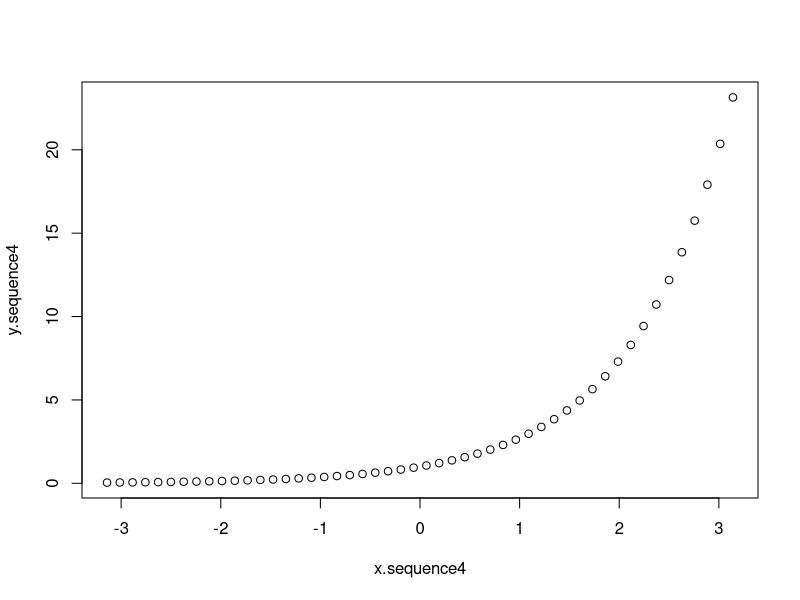
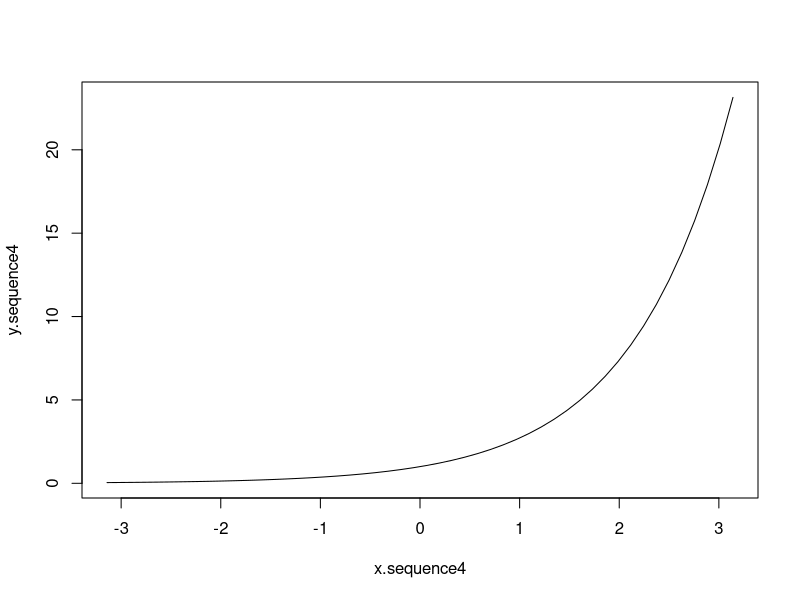
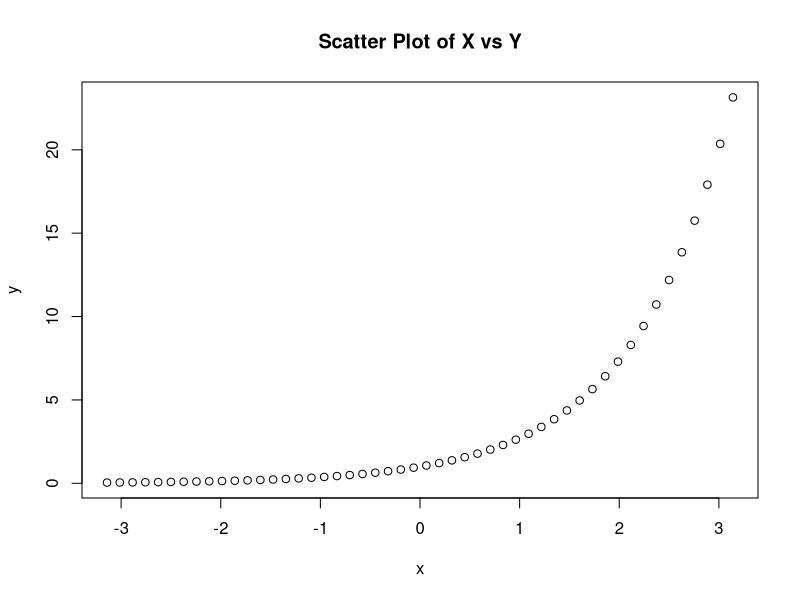
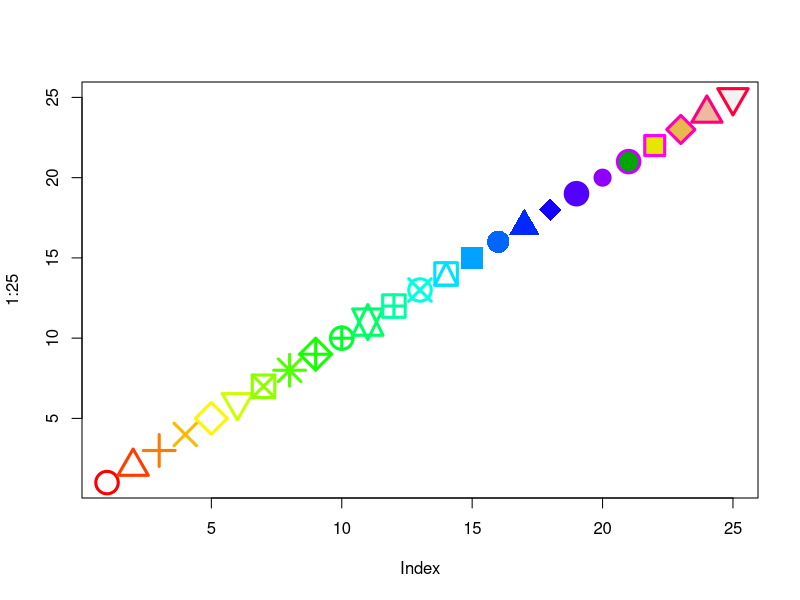
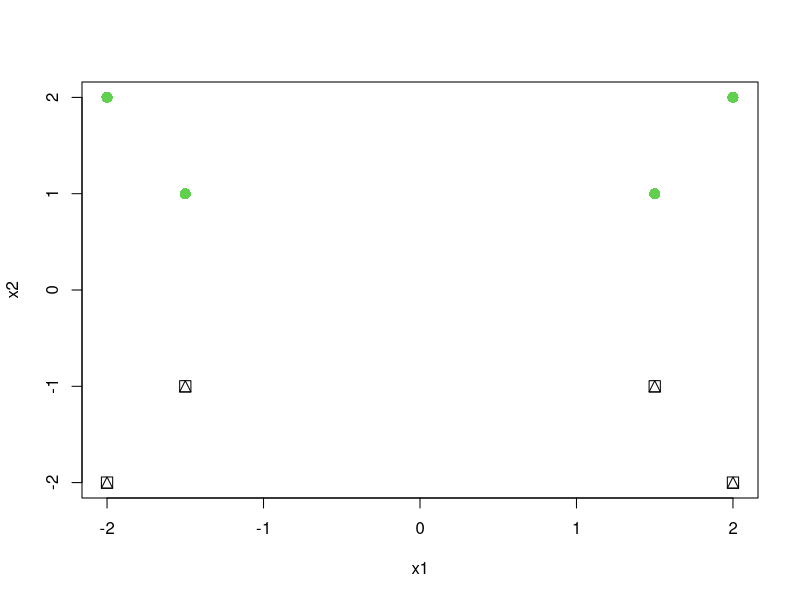
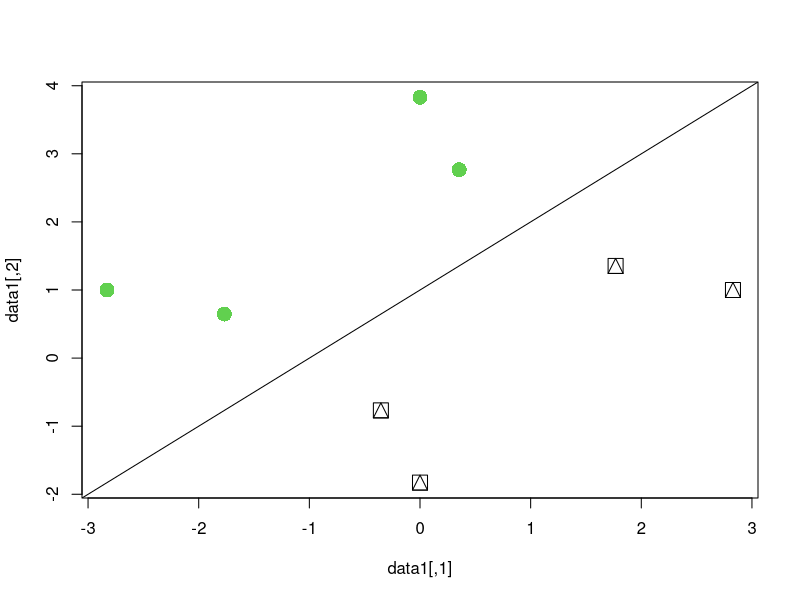

Recreate these plots in R, in order.
# -------------------------------------------------------------------
# Purpose: Practical: Basic R Commands for Data Processing (Part 1)
# Author : Liew How Hui (2022)
# Reference: http://faculty.marshall.usc.edu/gareth-james/ISL/Chapter%202%20Lab.txt
# License: BSD-3
# Software: R 3.6 & R 4.x
# Duration: 1 hour
# -------------------------------------------------------------------

# -------------------------------------------------------------------
#  Getting familiar with the Basic R and R Studio
# -------------------------------------------------------------------

# 1. Basic R (for fast startup and lower memory comsumption)
#
#    Download link: https://cran.r-project.org/
#
#    It supports Windows, MacOS and Linux, download the software
#    related to your computer.

# 2. RStudio (for a computer with more than 8 Gig RAM and fast CPU
#
#    Donwload link: https://www.rstudio.com/products/rstudio/download/
#
#    Get the "RStudio Desktop"

# -------------------------------------------------------------------
#  Practical: Very Basic Programming Notations
# -------------------------------------------------------------------

# Line comment starts with the `#' (sharp, e.g. C# / hash, twitter hash tag) symbol
# In C, C++, JavaScript, the line comment is usually double slash `//'

# -------------------------------------------------------------------
#  Practical: Variables and Assignment in R
# -------------------------------------------------------------------

# Variables: `names' which are used to reference data in memory
#
# 1. ls() is used to list the environment variables
#
ls()
#
#    In RStudio, the variables will be listed on the top right hand
#    window.
#
# 2. Variables are created using assignment operation <- or =
#    Most books use the notation `<-' but we will be using `=' 
#    in the practicals since it is easier to type.
#
# 3. Variables can be 'a'-'z', 'A'-'Z', '0'-'9' and '.' (dot)
#    Try to avoid using `c' for variable name, it is used to create 
#    an array.
#
a <- 1                  # the floating point number 1
a.second.Variable = 1L  # L is used to create an integer
#
# 4. Try ls() to see the variables created (or for RStudio users
#    look at the top right hand window to watch the variables
#
ls()
#
# 5. We can check the data type/class of a variable using the command 'class'
#
class(a)
class(a.second.Variable)
#
# 6. Variables that are no longer needed can be deleted:
#
rm(a)
ls()
#
# 7. We can move all variable but this is usually not recommended
# rm(list=ls())  # Not recommended in general
#

# -------------------------------------------------------------------
#  Practical: Basic and Array Data Structures and Operations in R
# -------------------------------------------------------------------

##
## (A) Letters & Strings / Characters
##

"A String in double quotes"
'A String in single quotes'
"Escaping quotes using backslash \""
"A string\n with multiple lines\n using `backslash n'"
# cat = concatenate to output
# use ?cat to get help for `cat'
cat("A string\n with multiple lines\n", " using `backslash n'")

# If we don't assign the variables to a variable, R will print them out

# Joining strings with paste
# by default they will be `joined' by a `space' between them
paste("A string", "and another string")

# If want to change the `gap' between strings, we need to change `sep'

A = paste("A", "B", "C", "D", sep=",")

# Find the length of a string
nchar("Hello World")

##
## (B) (Real) Floating Numbers and Arithmetic Operations
##
a = 1 + 2
b = 2 - 3
d = 3 * 4
e = 4 / 5
f = 5 ** 6    # 5 to the power of 6 (** is also used in Python)
g = 5 ^ 6     # Also 5 to the power of 6 (^ has different meaning in Python)

##
## (C) Integers and Arithmetic Operations
##
a = 1L + 2L
b = 2L - 3L
d = 3L * 4L
e = 4L / 5L   # Usual number division, NOT integer division
f = 5 ** 6    # 5 to the power of 6
g = 5 ^ 6     # Also 5 to the power of 6
##
## Non-basic data structure => Dates (internally integer)
##
mydates = as.Date("2022-06-22")
today = Sys.Date()

##
## (D) Booleans / Logicals => Basic Maths / Discrete Maths
##
TRUE  & TRUE
TRUE  | FALSE
!FALSE
((a < b) & (d < e)) | (f > g)

##
## (E) 1-D Numeric Arrays, Operations and Statistics in R
##

#
# c() is used to create a general 1D array
#
x = c(5,4,5,3,5,5,5,2)
# We can use length to check the array length
length(x)
# For numeric arrays, we can add, subtract, multiply etc.
y1 = 2*x-1
y2 = x^2
# Elementwise function operation to 1D array
y3 = sqrt(x)
y4 = 2*sin(x) + 3*cos(x)
#
# Statistical functions
#
length(x) # n
sum(x)    # x[1] + ... + x[n]
mean(x)   # x.bar = (x[1] + ... + x[n])/n
var(x)    # sample variance: sum((x-x.bar))^2)/(n-1)
sd(x) == sqrt(sum((x-mean(x))^2)/(length(x)-1))     # sample standard deviation

#
# Special Statistical Feature in R
#
# If we want to add repeating 1D data like
#    5,4,5,3,5,5,5,2 +
#    1,2,1,2,1,2,1,2
# => 6 6 6 5 6 7 6 4
# In R, we can just perform 
x + c(1,2)
#
# R will perform cyclic repeat for us.
#
# Are you able to tell y5 below without using R?
y5 = c(2,3)*x + c(5,4,-2,3)

#
# Regular 1D arithmetic sequences in R
#
x.sequence1 = 1:10    # or seq(1,10)
x.sequence2 = 20:1    # or seq(20,1)
#
# Arithmetic progression sequence:
#    a_n = a_0 + (n-1)*d
#    seq(a_0, num, d),   a_n <= num < a_n + d
#
x.sequence3 = seq(1,30,2)
#
# Arithmetic progression sequence used in plotting
#    a_0, a_1, ..., a_(N-1)
#    a_n = a + (n-1)*(b-a)/(N-1), n=0,1,...,N-1
#
x.sequence4 = seq(-pi,pi,length=50)
y.sequence4 = exp(x.sequence4)
#
# Default plot of y vs x (scatter plot)
#
plot(x.sequence4, y.sequence4)        # Default: points
plot(x.sequence4, y.sequence4, 'l')   # Change to line
#
# 2D plotting of numeric data with labels and title
#
plot(x.sequence4, y.sequence4, xlab="x",ylab="y",main="Scatter Plot of X vs Y")
# If we no longer need the variables, we should remove them
# to prevent from misusing them below.
rm(x.sequence4, y.sequence4)
#
# Various 2D plotting options: col (colours), pch (point symbols), 
#   cex, (point size), lwd (line width).
#
plot(
  1:25,
  cex=3,
  lwd=3,
  pch=1:25,
  col=rainbow(25),
  bg=terrain.colors(5)  # only for pch 21:25
)

#
# Regular 1-D random sequences in R
#
# Seed is used to make random number generation less random, i.e.
# we can repeat the "random number generation".  The theory of
# seed number is probably mentioned in SSIF but you don't need to
# take SSIF just like anyone driving a car does not need to know
# how to design and construct a car.
set.seed(2022)
# r = random numbers, 50 = 50 elements, unif = uniform dist.
x.unif = runif(50)
# r = random numbers, 50 = 50 elements, norm = normal dist.
x.norm = rnorm(50)
y.norm = x.norm + rnorm(50,mean=50,sd=.1)
# Correlation between two 1-D arrays
cor(x.norm,y.norm)

##
## (F) 1-D String Arrays
##

#
# Categorical data are usually represented by an array of characters or strings
#
gender = c("M", "F", "F", "M", "M", "F", "F")
# By checking the class, we can see that they are characters (i.e. strings)
class(gender)
# We can use table to summarise the `string' categorical data
table(gender)
# We can use summary() to summarise the categorical data by converting
# it from characters to factors
summary(factor(gender))

#
# Special Array of Strings
#
letters  # Array/Vector of small letter alphabet characters
LETTERS  # Array/Vector of capital letter alphabet characters

letters[5:10]    # Assessing elements in an array

# If we pass in an array/vector of string, we need to use `collapse'

a = c("ab", "bc", "cd", "de")  # c() constructs an array of something
a = paste(a, collapse="+")

#
# Comparing two 1-D arrays
#
c(1,2,3) == c(3,2,1)
any(c(1,2,3) == c(3,2,1))    # Any single true element?
all(c(1,2,3) == c(3,2,1))    # Are all elements true?
# Contingency table / Confusion matrix
table(c(1,0,1,0,1), c("Y","N","N","Y","Y"))

##
## (H) 2-D Numeric Arrays & Operations
##     Note: A 2-D Numeric Array is just a matrix
##     Getting help/documentation: ?matrix

# A is a 4 by 4 matrix (data is filled in columns by default)
A = matrix(1:16,nrow=4,ncol=4)
# To fill in by rows, we need to set option
B = matrix(1:16,4,4,byrow=TRUE)

#
# Note that A and B are in 'transpose relation', i.e.
# A = t(B)
#

#
# Matrix operations
#
2*A     # scalar multiplication
A+2     # adding every element with a number
A+B     # matrix addition
A*B     # elementwise multiplication, NOT matrix multiplication
A%*%B   # matrix multiplication
# A*B == B*A BUT A%*%B != B%*%A

#
# Indexing
#
dim(A)             # Get the shape of the matrix A
A[2,3]             # Get an element from matrix
A[1,]              # Get first row
A[,2]              # Get second column
A[1:2,]            # Get first two rows
A[,1:2]            # Get first two columns
A[1:3,2:4]         # Get intersection between rows and columns
A[c(1,3),c(2,4)]   # Get intersection between rows and columns
A[-c(1,3),]        # Remove first and third rows
A[-c(1,3),-c(3,4)] # Remove some rows and some columns

# -------------------------------------------------------------------
# Optional: 2-D array rotation in 2-D graphics
# Prerequisites: Linear Algebra
# -------------------------------------------------------------------

x1 = c(2,1.5)
x2 = c(2,1)
y = c(1,1)
x1 = c(x1,-x1,x1,-x1)
x2 = c(x2,x2,-x2,-x2)
y = c(y,y,-y,-y)
plot(x1,x2,col=2+y, pch=15+y, cex=1.5)
tmp = matrix(c(x1,x2),ncol=2)
tt = pi/4   # 180 / 4 = 45 degree
rot.matrix = matrix(c(cos(tt),-sin(tt),sin(tt),cos(tt)),2,2)
data1 = tmp %*% rot.matrix
a = 1
data1 = data1 + c(rep(0,nrow(tmp)), rep(a,nrow(tmp)))
plot(data1, col=2+y, pch=15+y, cex=2)
abline(a, tan(tt))
